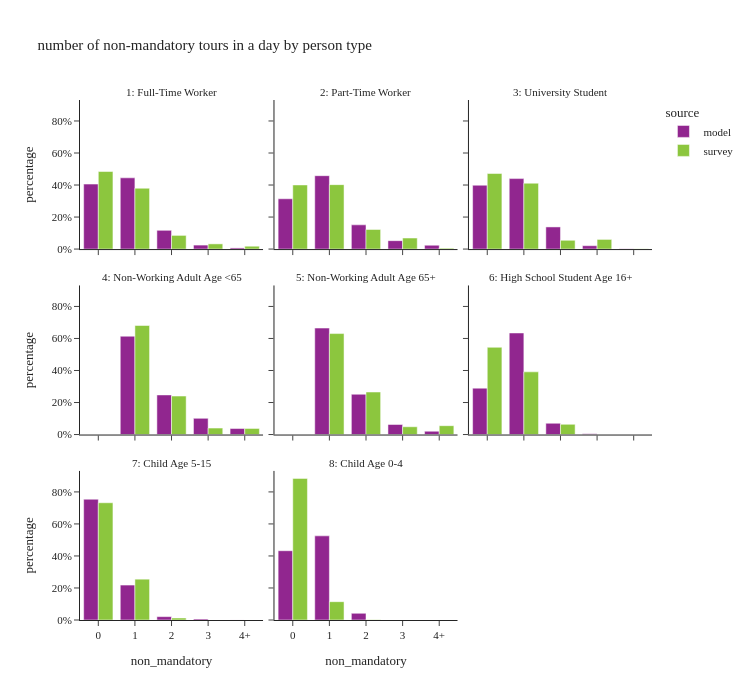

Notebook code for this chart:
### Code cell
util.plot_share_facetbar(per_data, 'person_weight', 'non_mandatory', "number of non-mandatory tours in a day by person type", 
                        'ptype_label', facet_col_wrap=3,
                        height=700, orientation='v')

### Figure 1 — Plotly figure (JSON) as saved in the notebook; plotly's stock layout.template omitted (floating-point values rounded to 4 significant figures)
{"data": [{"alignmentgroup": "True", "customdata": [[625453], [685696], [180672], [38349], [11060]], "hovertemplate": "source=model<br>ptype_label=1: Full-Time Worker<br>non_mandatory=%{x}<br>percentage=%{y}<br>sample_size=%{customdata[0]}<extra></extra>", "legendgroup": "model", "marker": {"color": "#91268F", "pattern": {"shape": ""}}, "name": "model", "offsetgroup": "model", "orientation": "v", "showlegend": true, "textposition": "auto", "type": "bar", "x": ["0", "1", "2", "3", "4+"], "xaxis": "x7", "y": [0.4058, 0.4449, 0.1172, 0.02488, 0.007176], "yaxis": "y7"}, {"alignmentgroup": "True", "customdata": [[91972], [134180], [44290], [15369], [7009]], "hovertemplate": "source=model<br>ptype_label=2: Part-Time Worker<br>non_mandatory=%{x}<br>percentage=%{y}<br>sample_size=%{customdata[0]}<extra></extra>", "legendgroup": "model", "marker": {"color": "#91268F", "pattern": {"shape": ""}}, "name": "model", "offsetgroup": "model", "orientation": "v", "showlegend": false, "textposition": "auto", "type": "bar", "x": ["0", "1", "2", "3", "4+"], "xaxis": "x8", "y": [0.3141, 0.4582, 0.1513, 0.05249, 0.02394], "yaxis": "y8"}, {"alignmentgroup": "True", "customdata": [[55601], [61356], [19272], [2953], [231]], "hovertemplate": "source=model<br>ptype_label=3: University Student<br>non_mandatory=%{x}<br>percentage=%{y}<br>sample_size=%{customdata[0]}<extra></extra>", "legendgroup": "model", "marker": {"color": "#91268F", "pattern": {"shape": ""}}, "name": "model", "offsetgroup": "model", "orientation": "v", "showlegend": false, "textposition": "auto", "type": "bar", "x": ["0", "1", "2", "3", "4+"], "xaxis": "x9", "y": [0.3988, 0.4401, 0.1382, 0.02118, 0.001657], "yaxis": "y9"}, {"alignmentgroup": "True", "customdata": [[246388], [99237], [40549], [15015]], "hovertemplate": "source=model<br>ptype_label=4: Non-Working Adult Age <65<br>non_mandatory=%{x}<br>percentage=%{y}<br>sample_size=%{customdata[0]}<extra></extra>", "legendgroup": "model", "marker": {"color": "#91268F", "pattern": {"shape": ""}}, "name": "model", "offsetgroup": "model", "orientation": "v", "showlegend": false, "textposition": "auto", "type": "bar", "x": ["1", "2", "3", "4+"], "xaxis": "x4", "y": [0.6141, 0.2474, 0.1011, 0.03743], "yaxis": "y4"}, {"alignmentgroup": "True", "customdata": [[234125], [88587], [22111], [7271]], "hovertemplate": "source=model<br>ptype_label=5: Non-Working Adult Age 65+<br>non_mandatory=%{x}<br>percentage=%{y}<br>sample_size=%{customdata[0]}<extra></extra>", "legendgroup": "model", "marker": {"color": "#91268F", "pattern": {"shape": ""}}, "name": "model", "offsetgroup": "model", "orientation": "v", "showlegend": false, "textposition": "auto", "type": "bar", "x": ["1", "2", "3", "4+"], "xaxis": "x5", "y": [0.665, 0.2516, 0.0628, 0.02065], "yaxis": "y5"}, {"alignmentgroup": "True", "customdata": [[27169], [59484], [6592], [525], [6]], "hovertemplate": "source=model<br>ptype_label=6: High School Student Age 16+<br>non_mandatory=%{x}<br>percentage=%{y}<br>sample_size=%{customdata[0]}<extra></extra>", "legendgroup": "model", "marker": {"color": "#91268F", "pattern": {"shape": ""}}, "name": "model", "offsetgroup": "model", "orientation": "v", "showlegend": false, "textposition": "auto", "type": "bar", "x": ["0", "1", "2", "3", "4+"], "xaxis": "x6", "y": [0.2897, 0.6343, 0.0703, 0.005598, 6.398e-05], "yaxis": "y6"}, {"alignmentgroup": "True", "customdata": [[333325], [96452], [9259], [2758], [111]], "hovertemplate": "source=model<br>ptype_label=7: Child Age 5-15<br>non_mandatory=%{x}<br>percentage=%{y}<br>sample_size=%{customdata[0]}<extra></extra>", "legendgroup": "model", "marker": {"color": "#91268F", "pattern": {"shape": ""}}, "name": "model", "offsetgroup": "model", "orientation": "v", "showlegend": false, "textposition": "auto", "type": "bar", "x": ["0", "1", "2", "3", "4+"], "xaxis": "x", "y": [0.7543, 0.2183, 0.02095, 0.006241, 0.0002512], "yaxis": "y"}, {"alignmentgroup": "True", "customdata": [[63025], [76542], [6083]], "hovertemplate": "source=model<br>ptype_label=8: Child Age 0-4<br>non_mandatory=%{x}<br>percentage=%{y}<br>sample_size=%{customdata[0]}<extra></extra>", "legendgroup": "model", "marker": {"color": "#91268F", "pattern": {"shape": ""}}, "name": "model", "offsetgroup": "model", "orientation": "v", "showlegend": false, "textposition": "auto", "type": "bar", "x": ["0", "1", "2"], "xaxis": "x2", "y": [0.4327, 0.5255, 0.04176], "yaxis": "y2"}, {"alignmentgroup": "True", "customdata": [[1066], [1003], [310], [89], [32]], "hovertemplate": "source=survey<br>ptype_label=1: Full-Time Worker<br>non_mandatory=%{x}<br>percentage=%{y}<br>sample_size=%{customdata[0]}<extra></extra>", "legendgroup": "survey", "marker": {"color": "#8CC63E", "pattern": {"shape": ""}}, "name": "survey", "offsetgroup": "survey", "orientation": "v", "showlegend": true, "textposition": "auto", "type": "bar", "x": ["0", "1", "2", "3", "4+"], "xaxis": "x7", "y": [0.4844, 0.3799, 0.08543, 0.03245, 0.01785], "yaxis": "y7"}, {"alignmentgroup": "True", "customdata": [[140], [144], [46], [19], [5]], "hovertemplate": "source=survey<br>ptype_label=2: Part-Time Worker<br>non_mandatory=%{x}<br>percentage=%{y}<br>sample_size=%{customdata[0]}<extra></extra>", "legendgroup": "survey", "marker": {"color": "#8CC63E", "pattern": {"shape": ""}}, "name": "survey", "offsetgroup": "survey", "orientation": "v", "showlegend": false, "textposition": "auto", "type": "bar", "x": ["0", "1", "2", "3", "4+"], "xaxis": "x8", "y": [0.4005, 0.4024, 0.1224, 0.06889, 0.005844], "yaxis": "y8"}, {"alignmentgroup": "True", "customdata": [[89], [80], [26], [6], [1]], "hovertemplate": "source=survey<br>ptype_label=3: University Student<br>non_mandatory=%{x}<br>percentage=%{y}<br>sample_size=%{customdata[0]}<extra></extra>", "legendgroup": "survey", "marker": {"color": "#8CC63E", "pattern": {"shape": ""}}, "name": "survey", "offsetgroup": "survey", "orientation": "v", "showlegend": false, "textposition": "auto", "type": "bar", "x": ["0", "1", "2", "3", "4+"], "xaxis": "x9", "y": [0.4718, 0.4114, 0.05488, 0.06028, 0.001545], "yaxis": "y9"}, {"alignmentgroup": "True", "customdata": [[367], [113], [39], [19]], "hovertemplate": "source=survey<br>ptype_label=4: Non-Working Adult Age <65<br>non_mandatory=%{x}<br>percentage=%{y}<br>sample_size=%{customdata[0]}<extra></extra>", "legendgroup": "survey", "marker": {"color": "#8CC63E", "pattern": {"shape": ""}}, "name": "survey", "offsetgroup": "survey", "orientation": "v", "showlegend": false, "textposition": "auto", "type": "bar", "x": ["1", "2", "3", "4+"], "xaxis": "x4", "y": [0.6811, 0.2403, 0.04024, 0.03837], "yaxis": "y4"}, {"alignmentgroup": "True", "customdata": [[426], [142], [34], [15]], "hovertemplate": "source=survey<br>ptype_label=5: Non-Working Adult Age 65+<br>non_mandatory=%{x}<br>percentage=%{y}<br>sample_size=%{customdata[0]}<extra></extra>", "legendgroup": "survey", "marker": {"color": "#8CC63E", "pattern": {"shape": ""}}, "name": "survey", "offsetgroup": "survey", "orientation": "v", "showlegend": false, "textposition": "auto", "type": "bar", "x": ["1", "2", "3", "4+"], "xaxis": "x5", "y": [0.6306, 0.2656, 0.04856, 0.05527], "yaxis": "y5"}, {"alignmentgroup": "True", "customdata": [[29], [15], [2]], "hovertemplate": "source=survey<br>ptype_label=6: High School Student Age 16+<br>non_mandatory=%{x}<br>percentage=%{y}<br>sample_size=%{customdata[0]}<extra></extra>", "legendgroup": "survey", "marker": {"color": "#8CC63E", "pattern": {"shape": ""}}, "name": "survey", "offsetgroup": "survey", "orientation": "v", "showlegend": false, "textposition": "auto", "type": "bar", "x": ["0", "1", "2"], "xaxis": "x6", "y": [0.5448, 0.3914, 0.06374], "yaxis": "y6"}, {"alignmentgroup": "True", "customdata": [[248], [54], [8]], "hovertemplate": "source=survey<br>ptype_label=7: Child Age 5-15<br>non_mandatory=%{x}<br>percentage=%{y}<br>sample_size=%{customdata[0]}<extra></extra>", "legendgroup": "survey", "marker": {"color": "#8CC63E", "pattern": {"shape": ""}}, "name": "survey", "offsetgroup": "survey", "orientation": "v", "showlegend": false, "textposition": "auto", "type": "bar", "x": ["0", "1", "2"], "xaxis": "x", "y": [0.7323, 0.255, 0.01266], "yaxis": "y"}, {"alignmentgroup": "True", "customdata": [[71], [12], [1]], "hovertemplate": "source=survey<br>ptype_label=8: Child Age 0-4<br>non_mandatory=%{x}<br>percentage=%{y}<br>sample_size=%{customdata[0]}<extra></extra>", "legendgroup": "survey", "marker": {"color": "#8CC63E", "pattern": {"shape": ""}}, "name": "survey", "offsetgroup": "survey", "orientation": "v", "showlegend": false, "textposition": "auto", "type": "bar", "x": ["0", "1", "2"], "xaxis": "x2", "y": [0.8845, 0.1144, 0.001042], "yaxis": "y2"}], "layout": {"annotations": [{"font": {}, "showarrow": false, "text": "7: Child Age 5-15", "x": 0.16, "xanchor": "center", "xref": "paper", "y": 0.2867, "yanchor": "bottom", "yref": "paper"}, {"font": {}, "showarrow": false, "text": "8: Child Age 0-4", "x": 0.5, "xanchor": "center", "xref": "paper", "y": 0.2867, "yanchor": "bottom", "yref": "paper"}, {"font": {}, "showarrow": false, "text": "4: Non-Working Adult Age <65", "x": 0.16, "xanchor": "center", "xref": "paper", "y": 0.6433, "yanchor": "bottom", "yref": "paper"}, {"font": {}, "showarrow": false, "text": "5: Non-Working Adult Age 65+", "x": 0.5, "xanchor": "center", "xref": "paper", "y": 0.6433, "yanchor": "bottom", "yref": "paper"}, {"font": {}, "showarrow": false, "text": "6: High School Student Age 16+", "x": 0.84, "xanchor": "center", "xref": "paper", "y": 0.6433, "yanchor": "bottom", "yref": "paper"}, {"font": {}, "showarrow": false, "text": "1: Full-Time Worker", "x": 0.16, "xanchor": "center", "xref": "paper", "y": 1.0, "yanchor": "bottom", "yref": "paper"}, {"font": {}, "showarrow": false, "text": "2: Part-Time Worker", "x": 0.5, "xanchor": "center", "xref": "paper", "y": 1.0, "yanchor": "bottom", "yref": "paper"}, {"font": {}, "showarrow": false, "text": "3: University Student", "x": 0.84, "xanchor": "center", "xref": "paper", "y": 1.0, "yanchor": "bottom", "yref": "paper"}], "barmode": "group", "height": 700, "legend": {"title": {"text": "source"}, "tracegroupgap": 0}, "title": {"text": "number of non-mandatory tours in a day by person type"}, "width": 750, "xaxis": {"anchor": "y", "domain": [0.0, 0.32], "title": {"text": "non_mandatory"}}, "xaxis2": {"anchor": "y2", "domain": [0.34, 0.66], "matches": "x", "title": {"text": "non_mandatory"}}, "xaxis3": {"anchor": "y3", "domain": [0.68, 1.0], "matches": "x", "title": {"text": "non_mandatory"}}, "xaxis4": {"anchor": "y4", "domain": [0.0, 0.32], "matches": "x", "showticklabels": false}, "xaxis5": {"anchor": "y5", "domain": [0.34, 0.66], "matches": "x", "showticklabels": false}, "xaxis6": {"anchor": "y6", "domain": [0.68, 1.0], "matches": "x", "showticklabels": false}, "xaxis7": {"anchor": "y7", "domain": [0.0, 0.32], "matches": "x", "showticklabels": false}, "xaxis8": {"anchor": "y8", "domain": [0.34, 0.66], "matches": "x", "showticklabels": false}, "xaxis9": {"anchor": "y9", "domain": [0.68, 1.0], "matches": "x", "showticklabels": false}, "yaxis": {"anchor": "x", "domain": [0.0, 0.2867], "tickformat": ".0%", "title": {"text": "percentage"}}, "yaxis2": {"anchor": "x2", "domain": [0.0, 0.2867], "matches": "y", "showticklabels": false, "tickformat": ".0%"}, "yaxis3": {"anchor": "x3", "domain": [0.0, 0.2867], "matches": "y", "showticklabels": false, "tickformat": ".0%"}, "yaxis4": {"anchor": "x4", "domain": [0.3567, 0.6433], "matches": "y", "tickformat": ".0%", "title": {"text": "percentage"}}, "yaxis5": {"anchor": "x5", "domain": [0.3567, 0.6433], "matches": "y", "showticklabels": false, "tickformat": ".0%"}, "yaxis6": {"anchor": "x6", "domain": [0.3567, 0.6433], "matches": "y", "showticklabels": false, "tickformat": ".0%"}, "yaxis7": {"anchor": "x7", "domain": [0.7133, 1.0], "matches": "y", "tickformat": ".0%", "title": {"text": "percentage"}}, "yaxis8": {"anchor": "x8", "domain": [0.7133, 1.0], "matches": "y", "showticklabels": false, "tickformat": ".0%"}, "yaxis9": {"anchor": "x9", "domain": [0.7133, 1.0], "matches": "y", "showticklabels": false, "tickformat": ".0%"}}}
